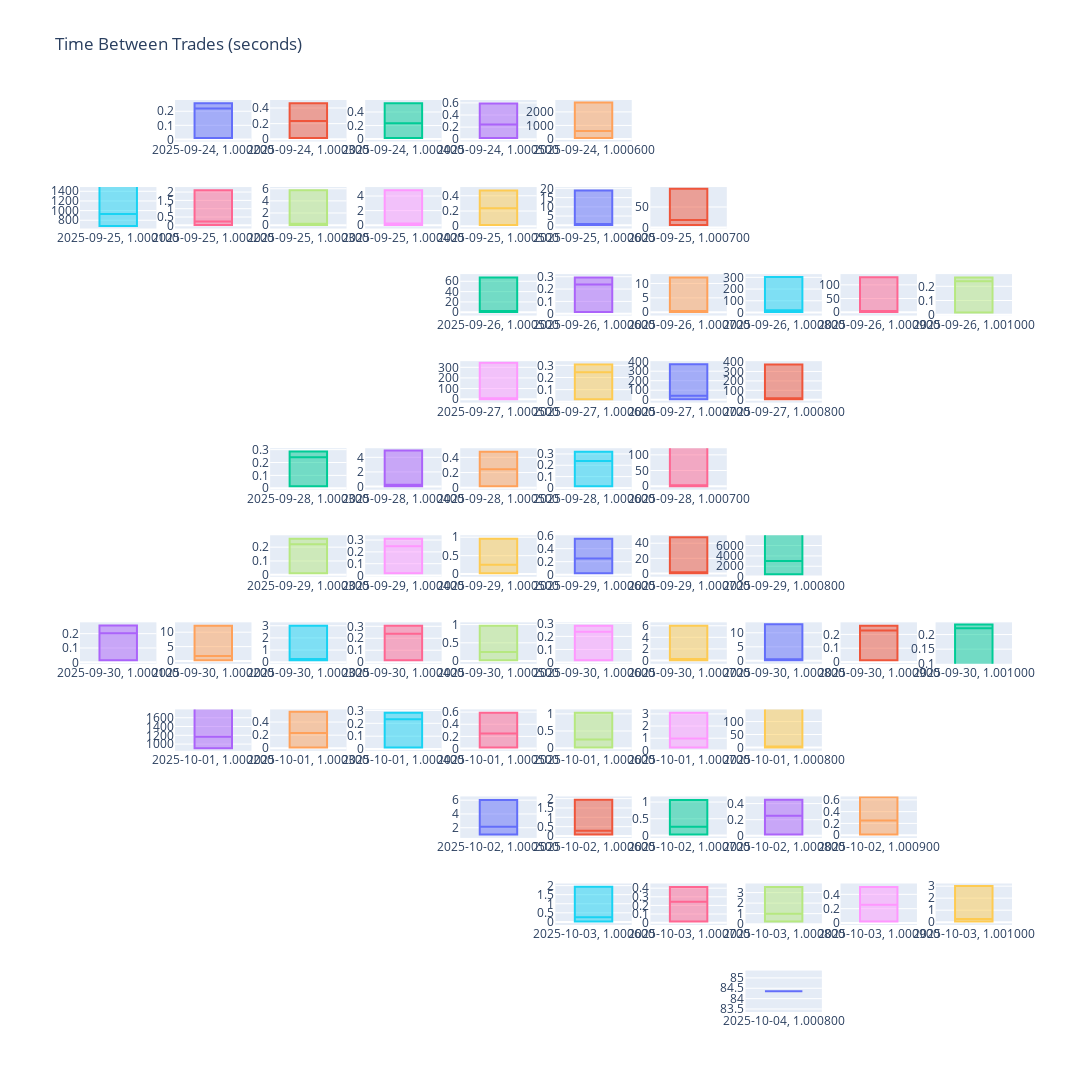

Notebook code cell kept with this figure:
### Code cell
# Create subplot grid
fig = make_subplots(
    rows=len(unique_days),
    cols=len(unique_prices),
    vertical_spacing=0.05
)

# Add box plots for each day-price combination
for i, day in enumerate(unique_days, 1):
    for j, price in enumerate(unique_prices, 1):
        if (day, price) in time_diffs_by_group:
            time_diffs = time_diffs_by_group[(day, price)]
            
            # Calculate Q1 and Q3 for y-axis limits
            Q1 = np.percentile(time_diffs, 25)
            Q3 = np.percentile(time_diffs, 75)
            IQR = Q3 - Q1
            
            # Add some padding (10%) to the range for better visualization
            padding = IQR * 0.1
            ymin = Q1 - padding
            ymax = Q3 + padding
            
            # Create box plot for time differences
            fig.add_trace(
                go.Box(
                    y=time_diffs,
                    name=f'{day}, {price:.6f}',
                    showlegend=False,
                    boxpoints=False,  # This removes outliers from the plot
                    showwhiskers=False  # This removes the whiskers showing min/max values
                ),
                row=i,
                col=j
            )
            
            # Update y-axis range for this subplot
            fig.update_yaxes(range=[ymin, ymax], row=i, col=j)

# Update layout
fig.update_layout(
    height=200 * len(unique_days),
    width=200 * len(unique_prices),
    showlegend=False,
    title_text='Time Between Trades (seconds)'
)

fig.show()

### Figure 1 — Plotly figure (JSON) as saved in the notebook; plotly's stock layout.template omitted (floating-point values rounded to 4 significant figures; data arrays with more than 128 entries replaced by an {"elided": "..."} marker saying what was removed)
{"data": [{"boxpoints": false, "name": "2025-09-24, 1.000200", "showlegend": false, "showwhiskers": false, "type": "box", "xaxis": "x2", "y": {"elided": "134 float values"}, "yaxis": "y2"}, {"boxpoints": false, "name": "2025-09-24, 1.000300", "showlegend": false, "showwhiskers": false, "type": "box", "xaxis": "x3", "y": {"elided": "473 float values"}, "yaxis": "y3"}, {"boxpoints": false, "name": "2025-09-24, 1.000400", "showlegend": false, "showwhiskers": false, "type": "box", "xaxis": "x4", "y": {"elided": "807 float values"}, "yaxis": "y4"}, {"boxpoints": false, "name": "2025-09-24, 1.000500", "showlegend": false, "showwhiskers": false, "type": "box", "xaxis": "x5", "y": {"elided": "633 float values"}, "yaxis": "y5"}, {"boxpoints": false, "name": "2025-09-24, 1.000600", "showlegend": false, "showwhiskers": false, "type": "box", "xaxis": "x6", "y": [958.9, 24610.0, 11270.0, 212.8, 2693.0, 2405.0, 1143.0, 66.16, 15.47, 5.913, 100.0, 13600.0, 138.7, 50.91], "yaxis": "y6"}, {"boxpoints": false, "name": "2025-09-25, 1.000100", "showlegend": false, "showwhiskers": false, "type": "box", "xaxis": "x11", "y": [720.3, 2242.0, 641.3, 1141.0], "yaxis": "y11"}, {"boxpoints": false, "name": "2025-09-25, 1.000200", "showlegend": false, "showwhiskers": false, "type": "box", "xaxis": "x12", "y": {"elided": "277 float values"}, "yaxis": "y12"}, {"boxpoints": false, "name": "2025-09-25, 1.000300", "showlegend": false, "showwhiskers": false, "type": "box", "xaxis": "x13", "y": {"elided": "550 float values"}, "yaxis": "y13"}, {"boxpoints": false, "name": "2025-09-25, 1.000400", "showlegend": false, "showwhiskers": false, "type": "box", "xaxis": "x14", "y": {"elided": "578 float values"}, "yaxis": "y14"}, {"boxpoints": false, "name": "2025-09-25, 1.000500", "showlegend": false, "showwhiskers": false, "type": "box", "xaxis": "x15", "y": {"elided": "1785 float values"}, "yaxis": "y15"}, {"boxpoints": false, "name": "2025-09-25, 1.000600", "showlegend": false, "showwhiskers": false, "type": "box", "xaxis": "x16", "y": {"elided": "351 float values"}, "yaxis": "y16"}, {"boxpoints": false, "name": "2025-09-25, 1.000700", "showlegend": false, "showwhiskers": false, "type": "box", "xaxis": "x17", "y": [1679.0, 1139.0, 81.66, 341.8, 36.74, 98.72, 176.2, 0.01469, 5.98, 5.893, 67.57, 11.82, 18.39, 12.31, 6.111, 6.088, 6.614, 5.438, 6.061, 30.42, 5.895, 30.14, 907.5], "yaxis": "y17"}, {"boxpoints": false, "name": "2025-09-26, 1.000500", "showlegend": false, "showwhiskers": false, "type": "box", "xaxis": "x25", "y": {"elided": "179 float values"}, "yaxis": "y25"}, {"boxpoints": false, "name": "2025-09-26, 1.000600", "showlegend": false, "showwhiskers": false, "type": "box", "xaxis": "x26", "y": {"elided": "1979 float values"}, "yaxis": "y26"}, {"boxpoints": false, "name": "2025-09-26, 1.000700", "showlegend": false, "showwhiskers": false, "type": "box", "xaxis": "x27", "y": {"elided": "485 float values"}, "yaxis": "y27"}, {"boxpoints": false, "name": "2025-09-26, 1.000800", "showlegend": false, "showwhiskers": false, "type": "box", "xaxis": "x28", "y": [5366.0, 5414.0, 208.8, 19.77, 306.9, 200.2, 17.04, 26.39, 207.4, 104.0, 82.84, 153.1, 261.0, 0.2288, 42.1, 0.02218, 55.51, 75.87, 0.2574, 18.06, 0.004214, 9.349, 0.004423, 13.93, 40.44, 0.006691, 22.25, 0.01607, 4.734, 0.00693, 101.6, 18.96, 8.537, 17.25, 1175.0, 2820.0, 0.003647, 0.2332, 0.02312, 13960.0, 11.86, 753.6, 0.000877, 289.5, 3026.0, 13290.0, 998.7, 0.7411, 3.002, 1.703, 1.297, 3.0, 1.656, 6.088, 4.26, 3.0, 3.0, 3.001, 3.001, 468.1, 3.001, 2993.0, 370.5, 177.4, 23.42, 331.7, 417.3, 369.5, 425.6, 12.58, 11.39, 6.183, 214.7, 410.7, 616.7], "yaxis": "y28"}, {"boxpoints": false, "name": "2025-09-26, 1.000900", "showlegend": false, "showwhiskers": false, "type": "box", "xaxis": "x29", "y": [608.8, 0.0599, 0.2272, 0.006151, 0.4963, 0.004511, 0.2231, 201.3, 0.2689, 1.876, 0.2799, 2.585, 0.006304, 3.459, 837.4, 204.3, 35.59, 125.9, 54.01, 57.02, 1540.0, 0.00248, 0.2306, 0.005459, 0.2608, 0.009396, 0.2857, 0.008598, 1.664, 2.995, 66.01, 129.0, 141.0, 33.01, 78.02, 48.01, 363.1, 621.2, 345.8, 643.2, 0.004344, 32.14, 0.006439, 0.2357, 1741.0, 0.01644, 0.2788, 0.009269, 0.2656, 0.004119, 0.3429, 0.2893, 0.01282, 0.2434, 0.2328, 0.4908, 31350.0, 160.2, 19.93, 318.3], "yaxis": "y29"}, {"boxpoints": false, "name": "2025-09-26, 1.001000", "showlegend": false, "showwhiskers": false, "type": "box", "xaxis": "x30", "y": [1.561, 0.008256, 0.2454, 0.2513, 0.02829, 0.2619, 0.005077, 0.2359, 0.2616, 2.311, 0.01819, 0.2117, 0.003574, 0.2286, 0.006466, 0.3022, 0.2548], "yaxis": "y30"}, {"boxpoints": false, "name": "2025-09-27, 1.000500", "showlegend": false, "showwhiskers": false, "type": "box", "xaxis": "x35", "y": [342.0, 13160.0, 0.01121, 1.259, 0.003712, 0.2195, 0.02045, 0.22, 0.007661, 0.2583, 0.02194, 0.2347, 0.002816, 0.2566, 0.005012, 0.2695, 0.2604, 0.01548, 12390.0, 3.841, 14.41, 12.14, 54.03, 5.793, 12.33, 3182.0, 1773.0, 725.6, 22.09, 93.9, 829.4, 6.615, 995.0, 12.54, 550.7, 1027.0, 1913.0, 816.2, 274.9, 376.7, 604.6, 45.78, 140.1, 23.69, 0.006578, 0.491, 0.001716, 0.2323, 0.0237, 0.2192, 0.2964, 0.01804, 0.2426, 0.01206, 0.2467, 0.00638, 0.7553, 0.2374, 0.2727, 0.2344, 0.007792, 2.828, 0.01019, 0.4276, 0.2484, 0.02303, 103.6, 992.1, 36.84, 30.73, 604.8, 3149.0, 608.0, 2322.0], "yaxis": "y35"}, {"boxpoints": false, "name": "2025-09-27, 1.000600", "showlegend": false, "showwhiskers": false, "type": "box", "xaxis": "x36", "y": {"elided": "865 float values"}, "yaxis": "y36"}, {"boxpoints": false, "name": "2025-09-27, 1.000700", "showlegend": false, "showwhiskers": false, "type": "box", "xaxis": "x37", "y": {"elided": "129 float values"}, "yaxis": "y37"}, {"boxpoints": false, "name": "2025-09-27, 1.000800", "showlegend": false, "showwhiskers": false, "type": "box", "xaxis": "x38", "y": [0.001009, 86.8, 298.2, 517.5, 502.2, 0.7079, 1642.0, 1266.0, 375.8, 2598.0, 579.4, 6.044, 18.41, 383.3, 11.99, 13.07, 5.467, 5.916, 12.36, 6.041, 6.226, 27.56, 6.159, 5.526, 6.002, 5.978, 24.21, 61.08, 12.17, 6.161, 5.94, 6.201, 6.455, 1439.0, 369.9], "yaxis": "y38"}, {"boxpoints": false, "name": "2025-09-28, 1.000300", "showlegend": false, "showwhiskers": false, "type": "box", "xaxis": "x43", "y": {"elided": "159 float values"}, "yaxis": "y43"}, {"boxpoints": false, "name": "2025-09-28, 1.000400", "showlegend": false, "showwhiskers": false, "type": "box", "xaxis": "x44", "y": {"elided": "392 float values"}, "yaxis": "y44"}, {"boxpoints": false, "name": "2025-09-28, 1.000500", "showlegend": false, "showwhiskers": false, "type": "box", "xaxis": "x45", "y": {"elided": "2853 float values"}, "yaxis": "y45"}, {"boxpoints": false, "name": "2025-09-28, 1.000600", "showlegend": false, "showwhiskers": false, "type": "box", "xaxis": "x46", "y": {"elided": "817 float values"}, "yaxis": "y46"}, {"boxpoints": false, "name": "2025-09-28, 1.000700", "showlegend": false, "showwhiskers": false, "type": "box", "xaxis": "x47", "y": [1767.0, 77.38, 47.93, 365.8, 611.7, 808.9, 1847.0, 332.9, 110.0, 34390.0, 0.004908, 0.2168, 0.01504, 0.2429, 0.5077, 0.002331, 1.756, 0.02055, 0.2234, 0.009333, 0.2305, 0.001299, 0.2527, 64.36, 0.005383, 0.2445, 0.05142, 0.262, 0.2221, 0.03237, 0.216, 0.2328, 325.3], "yaxis": "y47"}, {"boxpoints": false, "name": "2025-09-29, 1.000300", "showlegend": false, "showwhiskers": false, "type": "box", "xaxis": "x53", "y": {"elided": "494 float values"}, "yaxis": "y53"}, {"boxpoints": false, "name": "2025-09-29, 1.000400", "showlegend": false, "showwhiskers": false, "type": "box", "xaxis": "x54", "y": {"elided": "1265 float values"}, "yaxis": "y54"}, {"boxpoints": false, "name": "2025-09-29, 1.000500", "showlegend": false, "showwhiskers": false, "type": "box", "xaxis": "x55", "y": {"elided": "901 float values"}, "yaxis": "y55"}, {"boxpoints": false, "name": "2025-09-29, 1.000600", "showlegend": false, "showwhiskers": false, "type": "box", "xaxis": "x56", "y": {"elided": "1107 float values"}, "yaxis": "y56"}, {"boxpoints": false, "name": "2025-09-29, 1.000700", "showlegend": false, "showwhiskers": false, "type": "box", "xaxis": "x57", "y": {"elided": "239 float values"}, "yaxis": "y57"}, {"boxpoints": false, "name": "2025-09-29, 1.000800", "showlegend": false, "showwhiskers": false, "type": "box", "xaxis": "x58", "y": [13650.0, 106.7, 825.4, 5200.0], "yaxis": "y58"}, {"boxpoints": false, "name": "2025-09-30, 1.000100", "showlegend": false, "showwhiskers": false, "type": "box", "xaxis": "x61", "y": {"elided": "157 float values"}, "yaxis": "y61"}, {"boxpoints": false, "name": "2025-09-30, 1.000200", "showlegend": false, "showwhiskers": false, "type": "box", "xaxis": "x62", "y": {"elided": "333 float values"}, "yaxis": "y62"}, {"boxpoints": false, "name": "2025-09-30, 1.000300", "showlegend": false, "showwhiskers": false, "type": "box", "xaxis": "x63", "y": {"elided": "766 float values"}, "yaxis": "y63"}, {"boxpoints": false, "name": "2025-09-30, 1.000400", "showlegend": false, "showwhiskers": false, "type": "box", "xaxis": "x64", "y": {"elided": "746 float values"}, "yaxis": "y64"}, {"boxpoints": false, "name": "2025-09-30, 1.000500", "showlegend": false, "showwhiskers": false, "type": "box", "xaxis": "x65", "y": {"elided": "1158 float values"}, "yaxis": "y65"}, {"boxpoints": false, "name": "2025-09-30, 1.000600", "showlegend": false, "showwhiskers": false, "type": "box", "xaxis": "x66", "y": {"elided": "2346 float values"}, "yaxis": "y66"}, {"boxpoints": false, "name": "2025-09-30, 1.000700", "showlegend": false, "showwhiskers": false, "type": "box", "xaxis": "x67", "y": {"elided": "681 float values"}, "yaxis": "y67"}, {"boxpoints": false, "name": "2025-09-30, 1.000800", "showlegend": false, "showwhiskers": false, "type": "box", "xaxis": "x68", "y": {"elided": "200 float values"}, "yaxis": "y68"}, {"boxpoints": false, "name": "2025-09-30, 1.000900", "showlegend": false, "showwhiskers": false, "type": "box", "xaxis": "x69", "y": {"elided": "463 float values"}, "yaxis": "y69"}, {"boxpoints": false, "name": "2025-09-30, 1.001000", "showlegend": false, "showwhiskers": false, "type": "box", "xaxis": "x70", "y": [0.001801, 0.2219, 0.2382], "yaxis": "y70"}, {"boxpoints": false, "name": "2025-10-01, 1.000200", "showlegend": false, "showwhiskers": false, "type": "box", "xaxis": "x72", "y": [969.7, 2190.0, 201.0, 1233.0, 880.9, 1168.0, 4525.0], "yaxis": "y72"}, {"boxpoints": false, "name": "2025-10-01, 1.000300", "showlegend": false, "showwhiskers": false, "type": "box", "xaxis": "x73", "y": {"elided": "159 float values"}, "yaxis": "y73"}, {"boxpoints": false, "name": "2025-10-01, 1.000400", "showlegend": false, "showwhiskers": false, "type": "box", "xaxis": "x74", "y": {"elided": "536 float values"}, "yaxis": "y74"}, {"boxpoints": false, "name": "2025-10-01, 1.000500", "showlegend": false, "showwhiskers": false, "type": "box", "xaxis": "x75", "y": {"elided": "1392 float values"}, "yaxis": "y75"}, {"boxpoints": false, "name": "2025-10-01, 1.000600", "showlegend": false, "showwhiskers": false, "type": "box", "xaxis": "x76", "y": {"elided": "988 float values"}, "yaxis": "y76"}, {"boxpoints": false, "name": "2025-10-01, 1.000700", "showlegend": false, "showwhiskers": false, "type": "box", "xaxis": "x77", "y": {"elided": "815 float values"}, "yaxis": "y77"}, {"boxpoints": false, "name": "2025-10-01, 1.000800", "showlegend": false, "showwhiskers": false, "type": "box", "xaxis": "x78", "y": [0.000468, 0.2477, 0.2544, 0.2436, 0.2454, 0.003979, 1.506, 1.144, 0.8779, 39.37, 113.8, 321.8, 93.87, 0.008028, 228.5, 0.01097, 0.2282, 0.007415, 0.307, 0.05496, 2.161, 0.02041, 0.2875, 0.001598, 0.284, 0.005829, 0.2344, 0.2594, 0.003084, 0.242, 0.02359, 1634.0, 2.248, 805.9, 133.6, 2.501, 1237.0, 47.21, 262.5, 481.8, 2455.0, 426.4, 311.7, 279.8, 36.68, 108.9, 34.85, 119.2, 582.5], "yaxis": "y78"}, {"boxpoints": false, "name": "2025-10-02, 1.000500", "showlegend": false, "showwhiskers": false, "type": "box", "xaxis": "x85", "y": {"elided": "360 float values"}, "yaxis": "y85"}, {"boxpoints": false, "name": "2025-10-02, 1.000600", "showlegend": false, "showwhiskers": false, "type": "box", "xaxis": "x86", "y": {"elided": "2520 float values"}, "yaxis": "y86"}, {"boxpoints": false, "name": "2025-10-02, 1.000700", "showlegend": false, "showwhiskers": false, "type": "box", "xaxis": "x87", "y": {"elided": "1271 float values"}, "yaxis": "y87"}, {"boxpoints": false, "name": "2025-10-02, 1.000800", "showlegend": false, "showwhiskers": false, "type": "box", "xaxis": "x88", "y": {"elided": "531 float values"}, "yaxis": "y88"}, {"boxpoints": false, "name": "2025-10-02, 1.000900", "showlegend": false, "showwhiskers": false, "type": "box", "xaxis": "x89", "y": [2867.0, 823.9, 107.8, 5467.0, 0.01033, 0.264, 40.13, 0.005328, 0.248, 2.069, 0.01787, 0.2357, 0.0132, 0.2485, 2.691, 0.07287, 0.2139, 0.01324, 0.5072, 0.008601, 0.8464, 0.002813, 0.1634, 0.271, 0.001119, 0.2323, 0.02083, 0.2217, 0.9725, 0.5507, 0.2506, 0.008391, 0.8428, 0.01216, 0.2261, 0.241, 0.01137, 0.2559, 0.05232, 1.229, 0.2514, 0.003241, 1.007, 0.2569, 0.2609, 0.000951, 0.2513, 0.007494, 0.9671, 0.2555, 0.4804, 0.003927, 0.746, 0.005072, 0.2515, 0.01093], "yaxis": "y89"}, {"boxpoints": false, "name": "2025-10-03, 1.000600", "showlegend": false, "showwhiskers": false, "type": "box", "xaxis": "x96", "y": [340.3, 0.00952, 0.2629, 0.03179, 43.75, 0.03035, 0.2544, 0.0421, 3.409, 0.2994, 0.007598, 0.2478, 0.08605, 1.921, 0.06789, 2.258, 0.3157, 0.01241, 0.2632, 0.0107, 2.142, 0.02409, 0.2856, 2.224, 0.01705, 2.267, 0.000201, 0.2941, 0.02283, 1.943, 0.3217, 0.008787, 0.2563, 0.002154, 2.009, 0.04524, 0.2514, 11.67, 0.04693, 0.3018, 27.44, 0.02828, 0.2467, 0.00616, 2.091, 0.003256, 0.3091, 2.544, 0.007546, 0.2728, 1.822, 0.01594, 4.642, 0.00742, 0.2763, 0.004569], "yaxis": "y96"}, {"boxpoints": false, "name": "2025-10-03, 1.000700", "showlegend": false, "showwhiskers": false, "type": "box", "xaxis": "x97", "y": {"elided": "1211 float values"}, "yaxis": "y97"}, {"boxpoints": false, "name": "2025-10-03, 1.000800", "showlegend": false, "showwhiskers": false, "type": "box", "xaxis": "x98", "y": {"elided": "4023 float values"}, "yaxis": "y98"}, {"boxpoints": false, "name": "2025-10-03, 1.000900", "showlegend": false, "showwhiskers": false, "type": "box", "xaxis": "x99", "y": {"elided": "3386 float values"}, "yaxis": "y99"}, {"boxpoints": false, "name": "2025-10-03, 1.001000", "showlegend": false, "showwhiskers": false, "type": "box", "xaxis": "x100", "y": [5.975, 6.457, 5.609, 0.005064, 11.44, 5.796, 0.003182, 0.2138, 3.253, 2.033, 0.154, 5.781, 0.005994, 6.405, 0.0052, 6.158, 0.005289, 0.0215, 0.502, 5.631, 6.011, 13860.0, 0.4767, 9.234, 2.936, 11000.0, 0.006099, 0.2639, 0.01833, 0.3638, 0.002557, 0.2548, 0.004315, 9.336, 0.003003, 0.2612, 0.02584, 0.3066, 0.002787, 0.2294, 0.2742, 0.05717, 0.2663, 0.01223, 0.2529, 42.33, 1.886, 0.2595, 0.2737, 0.0107, 0.2386, 0.2571, 0.32, 0.2717, 0.457, 0.2848, 0.2101, 0.2805, 12.29, 0.01887, 0.2287, 0.007609, 0.2507, 0.02059, 0.2382, 0.001666, 0.5903, 0.2046, 0.3205, 0.2574, 0.2487, 0.2489, 0.2152, 0.3236, 0.2511, 0.009469, 0.2303, 0.3158, 0.2949, 0.01069, 0.2507, 0.2349, 0.2462, 0.301, 0.2282, 0.08809, 0.2485, 6960.0, 7571.0, 241.5, 33.93, 238.3, 0.01265, 0.2389, 0.007981, 0.4965, 0.2394, 0.01147, 0.3656, 0.4348, 0.01207, 887.5, 22.58, 515.7, 0.05145, 61.78, 0.007034, 0.2524, 0.02535, 7453.0, 0.09955, 2.185, 12920.0], "yaxis": "y100"}, {"boxpoints": false, "name": "2025-10-04, 1.000800", "showlegend": false, "showwhiskers": false, "type": "box", "xaxis": "x108", "y": [84.36], "yaxis": "y108"}], "layout": {"height": 2200, "showlegend": false, "title": {"text": "Time Between Trades (seconds)"}, "width": 2000, "xaxis": {"anchor": "y", "domain": [0, 0.082]}, "xaxis10": {"anchor": "y10", "domain": [0.918, 1.0]}, "xaxis100": {"anchor": "y100", "domain": [0.918, 1.0]}, "xaxis101": {"anchor": "y101", "domain": [0, 0.082]}, "xaxis102": {"anchor": "y102", "domain": [0.102, 0.184]}, "xaxis103": {"anchor": "y103", "domain": [0.204, 0.286]}, "xaxis104": {"anchor": "y104", "domain": [0.306, 0.388]}, "xaxis105": {"anchor": "y105", "domain": [0.408, 0.49]}, "xaxis106": {"anchor": "y106", "domain": [0.51, 0.592]}, "xaxis107": {"anchor": "y107", "domain": [0.612, 0.694]}, "xaxis108": {"anchor": "y108", "domain": [0.714, 0.796]}, "xaxis109": {"anchor": "y109", "domain": [0.816, 0.898]}, "xaxis11": {"anchor": "y11", "domain": [0, 0.082]}, "xaxis110": {"anchor": "y110", "domain": [0.918, 1.0]}, "xaxis12": {"anchor": "y12", "domain": [0.102, 0.184]}, "xaxis13": {"anchor": "y13", "domain": [0.204, 0.286]}, "xaxis14": {"anchor": "y14", "domain": [0.306, 0.388]}, "xaxis15": {"anchor": "y15", "domain": [0.408, 0.49]}, "xaxis16": {"anchor": "y16", "domain": [0.51, 0.592]}, "xaxis17": {"anchor": "y17", "domain": [0.612, 0.694]}, "xaxis18": {"anchor": "y18", "domain": [0.714, 0.796]}, "xaxis19": {"anchor": "y19", "domain": [0.816, 0.898]}, "xaxis2": {"anchor": "y2", "domain": [0.102, 0.184]}, "xaxis20": {"anchor": "y20", "domain": [0.918, 1.0]}, "xaxis21": {"anchor": "y21", "domain": [0, 0.082]}, "xaxis22": {"anchor": "y22", "domain": [0.102, 0.184]}, "xaxis23": {"anchor": "y23", "domain": [0.204, 0.286]}, "xaxis24": {"anchor": "y24", "domain": [0.306, 0.388]}, "xaxis25": {"anchor": "y25", "domain": [0.408, 0.49]}, "xaxis26": {"anchor": "y26", "domain": [0.51, 0.592]}, "xaxis27": {"anchor": "y27", "domain": [0.612, 0.694]}, "xaxis28": {"anchor": "y28", "domain": [0.714, 0.796]}, "xaxis29": {"anchor": "y29", "domain": [0.816, 0.898]}, "xaxis3": {"anchor": "y3", "domain": [0.204, 0.286]}, "xaxis30": {"anchor": "y30", "domain": [0.918, 1.0]}, "xaxis31": {"anchor": "y31", "domain": [0, 0.082]}, "xaxis32": {"anchor": "y32", "domain": [0.102, 0.184]}, "xaxis33": {"anchor": "y33", "domain": [0.204, 0.286]}, "xaxis34": {"anchor": "y34", "domain": [0.306, 0.388]}, "xaxis35": {"anchor": "y35", "domain": [0.408, 0.49]}, "xaxis36": {"anchor": "y36", "domain": [0.51, 0.592]}, "xaxis37": {"anchor": "y37", "domain": [0.612, 0.694]}, "xaxis38": {"anchor": "y38", "domain": [0.714, 0.796]}, "xaxis39": {"anchor": "y39", "domain": [0.816, 0.898]}, "xaxis4": {"anchor": "y4", "domain": [0.306, 0.388]}, "xaxis40": {"anchor": "y40", "domain": [0.918, 1.0]}, "xaxis41": {"anchor": "y41", "domain": [0, 0.082]}, "xaxis42": {"anchor": "y42", "domain": [0.102, 0.184]}, "xaxis43": {"anchor": "y43", "domain": [0.204, 0.286]}, "xaxis44": {"anchor": "y44", "domain": [0.306, 0.388]}, "xaxis45": {"anchor": "y45", "domain": [0.408, 0.49]}, "xaxis46": {"anchor": "y46", "domain": [0.51, 0.592]}, "xaxis47": {"anchor": "y47", "domain": [0.612, 0.694]}, "xaxis48": {"anchor": "y48", "domain": [0.714, 0.796]}, "xaxis49": {"anchor": "y49", "domain": [0.816, 0.898]}, "xaxis5": {"anchor": "y5", "domain": [0.408, 0.49]}, "xaxis50": {"anchor": "y50", "domain": [0.918, 1.0]}, "xaxis51": {"anchor": "y51", "domain": [0, 0.082]}, "xaxis52": {"anchor": "y52", "domain": [0.102, 0.184]}, "xaxis53": {"anchor": "y53", "domain": [0.204, 0.286]}, "xaxis54": {"anchor": "y54", "domain": [0.306, 0.388]}, "xaxis55": {"anchor": "y55", "domain": [0.408, 0.49]}, "xaxis56": {"anchor": "y56", "domain": [0.51, 0.592]}, "xaxis57": {"anchor": "y57", "domain": [0.612, 0.694]}, "xaxis58": {"anchor": "y58", "domain": [0.714, 0.796]}, "xaxis59": {"anchor": "y59", "domain": [0.816, 0.898]}, "xaxis6": {"anchor": "y6", "domain": [0.51, 0.592]}, "xaxis60": {"anchor": "y60", "domain": [0.918, 1.0]}, "xaxis61": {"anchor": "y61", "domain": [0, 0.082]}, "xaxis62": {"anchor": "y62", "domain": [0.102, 0.184]}, "xaxis63": {"anchor": "y63", "domain": [0.204, 0.286]}, "xaxis64": {"anchor": "y64", "domain": [0.306, 0.388]}, "xaxis65": {"anchor": "y65", "domain": [0.408, 0.49]}, "xaxis66": {"anchor": "y66", "domain": [0.51, 0.592]}, "xaxis67": {"anchor": "y67", "domain": [0.612, 0.694]}, "xaxis68": {"anchor": "y68", "domain": [0.714, 0.796]}, "xaxis69": {"anchor": "y69", "domain": [0.816, 0.898]}, "xaxis7": {"anchor": "y7", "domain": [0.612, 0.694]}, "xaxis70": {"anchor": "y70", "domain": [0.918, 1.0]}, "xaxis71": {"anchor": "y71", "domain": [0, 0.082]}, "xaxis72": {"anchor": "y72", "domain": [0.102, 0.184]}, "xaxis73": {"anchor": "y73", "domain": [0.204, 0.286]}, "xaxis74": {"anchor": "y74", "domain": [0.306, 0.388]}, "xaxis75": {"anchor": "y75", "domain": [0.408, 0.49]}, "xaxis76": {"anchor": "y76", "domain": [0.51, 0.592]}, "xaxis77": {"anchor": "y77", "domain": [0.612, 0.694]}, "xaxis78": {"anchor": "y78", "domain": [0.714, 0.796]}, "xaxis79": {"anchor": "y79", "domain": [0.816, 0.898]}, "xaxis8": {"anchor": "y8", "domain": [0.714, 0.796]}, "xaxis80": {"anchor": "y80", "domain": [0.918, 1.0]}, "xaxis81": {"anchor": "y81", "domain": [0, 0.082]}, "xaxis82": {"anchor": "y82", "domain": [0.102, 0.184]}, "xaxis83": {"anchor": "y83", "domain": [0.204, 0.286]}, "xaxis84": {"anchor": "y84", "domain": [0.306, 0.388]}, "xaxis85": {"anchor": "y85", "domain": [0.408, 0.49]}, "xaxis86": {"anchor": "y86", "domain": [0.51, 0.592]}, "xaxis87": {"anchor": "y87", "domain": [0.612, 0.694]}, "xaxis88": {"anchor": "y88", "domain": [0.714, 0.796]}, "xaxis89": {"anchor": "y89", "domain": [0.816, 0.898]}, "xaxis9": {"anchor": "y9", "domain": [0.816, 0.898]}, "xaxis90": {"anchor": "y90", "domain": [0.918, 1.0]}, "xaxis91": {"anchor": "y91", "domain": [0, 0.082]}, "xaxis92": {"anchor": "y92", "domain": [0.102, 0.184]}, "xaxis93": {"anchor": "y93", "domain": [0.204, 0.286]}, "xaxis94": {"anchor": "y94", "domain": [0.306, 0.388]}, "xaxis95": {"anchor": "y95", "domain": [0.408, 0.49]}, "xaxis96": {"anchor": "y96", "domain": [0.51, 0.592]}, "xaxis97": {"anchor": "y97", "domain": [0.612, 0.694]}, "xaxis98": {"anchor": "y98", "domain": [0.714, 0.796]}, "xaxis99": {"anchor": "y99", "domain": [0.816, 0.898]}, "yaxis": {"anchor": "x", "domain": [0.9545, 1]}, "yaxis10": {"anchor": "x10", "domain": [0.9545, 1]}, "yaxis100": {"anchor": "x100", "domain": [0.09545, 0.1409], "range": [-0.2307, 3.224]}, "yaxis101": {"anchor": "x101", "domain": [0, 0.04545]}, "yaxis102": {"anchor": "x102", "domain": [0, 0.04545]}, "yaxis103": {"anchor": "x103", "domain": [0, 0.04545]}, "yaxis104": {"anchor": "x104", "domain": [0, 0.04545]}, "yaxis105": {"anchor": "x105", "domain": [0, 0.04545]}, "yaxis106": {"anchor": "x106", "domain": [0, 0.04545]}, "yaxis107": {"anchor": "x107", "domain": [0, 0.04545]}, "yaxis108": {"anchor": "x108", "domain": [0, 0.04545], "range": [84.36, 84.36]}, "yaxis109": {"anchor": "x109", "domain": [0, 0.04545]}, "yaxis11": {"anchor": "x11", "domain": [0.8591, 0.9045], "range": [628.9, 1488.0]}, "yaxis110": {"anchor": "x110", "domain": [0, 0.04545]}, "yaxis12": {"anchor": "x12", "domain": [0.8591, 0.9045], "range": [-0.189, 2.302]}, "yaxis13": {"anchor": "x13", "domain": [0.8591, 0.9045], "range": [-0.5519, 6.276]}, "yaxis14": {"anchor": "x14", "domain": [0.8591, 0.9045], "range": [-0.45, 5.221]}, "yaxis15": {"anchor": "x15", "domain": [0.8591, 0.9045], "range": [-0.03017, 0.5142]}, "yaxis16": {"anchor": "x16", "domain": [0.8591, 0.9045], "range": [-1.732, 20.71]}, "yaxis17": {"anchor": "x17", "domain": [0.8591, 0.9045], "range": [-2.337, 98.6]}, "yaxis18": {"anchor": "x18", "domain": [0.8591, 0.9045]}, "yaxis19": {"anchor": "x19", "domain": [0.8591, 0.9045]}, "yaxis2": {"anchor": "x2", "domain": [0.9545, 1], "range": [-0.01435, 0.2799]}, "yaxis20": {"anchor": "x20", "domain": [0.8591, 0.9045]}, "yaxis21": {"anchor": "x21", "domain": [0.7636, 0.8091]}, "yaxis22": {"anchor": "x22", "domain": [0.7636, 0.8091]}, "yaxis23": {"anchor": "x23", "domain": [0.7636, 0.8091]}, "yaxis24": {"anchor": "x24", "domain": [0.7636, 0.8091]}, "yaxis25": {"anchor": "x25", "domain": [0.7636, 0.8091], "range": [-6.488, 73.93]}, "yaxis26": {"anchor": "x26", "domain": [0.7636, 0.8091], "range": [-0.0151, 0.3212]}, "yaxis27": {"anchor": "x27", "domain": [0.7636, 0.8091], "range": [-1.155, 13.26]}, "yaxis28": {"anchor": "x28", "domain": [0.7636, 0.8091], "range": [-26.52, 327.7]}, "yaxis29": {"anchor": "x29", "domain": [0.7636, 0.8091], "range": [-12.42, 139.4]}, "yaxis3": {"anchor": "x3", "domain": [0.9545, 1], "range": [-0.0283, 0.5027]}, "yaxis30": {"anchor": "x30", "domain": [0.7636, 0.8091], "range": [-0.006147, 0.2859]}, "yaxis31": {"anchor": "x31", "domain": [0.6682, 0.7136]}, "yaxis32": {"anchor": "x32", "domain": [0.6682, 0.7136]}, "yaxis33": {"anchor": "x33", "domain": [0.6682, 0.7136]}, "yaxis34": {"anchor": "x34", "domain": [0.6682, 0.7136]}, "yaxis35": {"anchor": "x35", "domain": [0.6682, 0.7136], "range": [-32.28, 357.8]}, "yaxis36": {"anchor": "x36", "domain": [0.6682, 0.7136], "range": [-0.007036, 0.3347]}, "yaxis37": {"anchor": "x37", "domain": [0.6682, 0.7136], "range": [-30.49, 405.6]}, "yaxis38": {"anchor": "x38", "domain": [0.6682, 0.7136], "range": [-30.64, 409.5]}, "yaxis39": {"anchor": "x39", "domain": [0.6682, 0.7136]}, "yaxis4": {"anchor": "x4", "domain": [0.9545, 1], "range": [-0.03463, 0.577]}, "yaxis40": {"anchor": "x40", "domain": [0.6682, 0.7136]}, "yaxis41": {"anchor": "x41", "domain": [0.5727, 0.6182]}, "yaxis42": {"anchor": "x42", "domain": [0.5727, 0.6182]}, "yaxis43": {"anchor": "x43", "domain": [0.5727, 0.6182], "range": [-0.01105, 0.3111]}, "yaxis44": {"anchor": "x44", "domain": [0.5727, 0.6182], "range": [-0.4371, 5.25]}, "yaxis45": {"anchor": "x45", "domain": [0.5727, 0.6182], "range": [-0.02571, 0.5203]}, "yaxis46": {"anchor": "x46", "domain": [0.5727, 0.6182], "range": [-0.01566, 0.3506]}, "yaxis47": {"anchor": "x47", "domain": [0.5727, 0.6182], "range": [-10.95, 121.0]}, "yaxis48": {"anchor": "x48", "domain": [0.5727, 0.6182]}, "yaxis49": {"anchor": "x49", "domain": [0.5727, 0.6182]}, "yaxis5": {"anchor": "x5", "domain": [0.9545, 1], "range": [-0.03664, 0.6473]}, "yaxis50": {"anchor": "x50", "domain": [0.5727, 0.6182]}, "yaxis51": {"anchor": "x51", "domain": [0.4773, 0.5227]}, "yaxis52": {"anchor": "x52", "domain": [0.4773, 0.5227]}, "yaxis53": {"anchor": "x53", "domain": [0.4773, 0.5227], "range": [-0.01417, 0.2861]}, "yaxis54": {"anchor": "x54", "domain": [0.4773, 0.5227], "range": [-0.01042, 0.3404]}, "yaxis55": {"anchor": "x55", "domain": [0.4773, 0.5227], "range": [-0.07105, 1.053]}, "yaxis56": {"anchor": "x56", "domain": [0.4773, 0.5227], "range": [-0.03157, 0.6054]}, "yaxis57": {"anchor": "x57", "domain": [0.4773, 0.5227], "range": [-4.321, 50.55]}, "yaxis58": {"anchor": "x58", "domain": [0.4773, 0.5227], "range": [-20.94, 7979.0]}, "yaxis59": {"anchor": "x59", "domain": [0.4773, 0.5227]}, "yaxis6": {"anchor": "x6", "domain": [0.9545, 1], "range": [-180.0, 2876.0]}, "yaxis60": {"anchor": "x60", "domain": [0.4773, 0.5227]}, "yaxis61": {"anchor": "x61", "domain": [0.3818, 0.4273], "range": [-0.009834, 0.2788]}, "yaxis62": {"anchor": "x62", "domain": [0.3818, 0.4273], "range": [-0.9554, 13.42]}, "yaxis63": {"anchor": "x63", "domain": [0.3818, 0.4273], "range": [-0.1284, 3.28]}, "yaxis64": {"anchor": "x64", "domain": [0.3818, 0.4273], "range": [-0.01334, 0.3334]}, "yaxis65": {"anchor": "x65", "domain": [0.3818, 0.4273], "range": [-0.07646, 1.062]}, "yaxis66": {"anchor": "x66", "domain": [0.3818, 0.4273], "range": [-0.009692, 0.3077]}, "yaxis67": {"anchor": "x67", "domain": [0.3818, 0.4273], "range": [-0.5691, 6.593]}, "yaxis68": {"anchor": "x68", "domain": [0.3818, 0.4273], "range": [-1.036, 13.71]}, "yaxis69": {"anchor": "x69", "domain": [0.3818, 0.4273], "range": [-0.01304, 0.2877]}, "yaxis7": {"anchor": "x7", "domain": [0.9545, 1]}, "yaxis70": {"anchor": "x70", "domain": [0.3818, 0.4273], "range": [0.1, 0.2418]}, "yaxis71": {"anchor": "x71", "domain": [0.2864, 0.3318]}, "yaxis72": {"anchor": "x72", "domain": [0.2864, 0.3318], "range": [846.6, 1790.0]}, "yaxis73": {"anchor": "x73", "domain": [0.2864, 0.3318], "range": [-0.03883, 0.5934]}, "yaxis74": {"anchor": "x74", "domain": [0.2864, 0.3318], "range": [-0.01365, 0.3084]}, "yaxis75": {"anchor": "x75", "domain": [0.2864, 0.3318], "range": [-0.03734, 0.6448]}, "yaxis76": {"anchor": "x76", "domain": [0.2864, 0.3318], "range": [-0.07846, 1.131]}, "yaxis77": {"anchor": "x77", "domain": [0.2864, 0.3318], "range": [-0.03679, 3.371]}, "yaxis78": {"anchor": "x78", "domain": [0.2864, 0.3318], "range": [-13.1, 146.9]}, "yaxis79": {"anchor": "x79", "domain": [0.2864, 0.3318]}, "yaxis8": {"anchor": "x8", "domain": [0.9545, 1]}, "yaxis80": {"anchor": "x80", "domain": [0.2864, 0.3318]}, "yaxis81": {"anchor": "x81", "domain": [0.1909, 0.2364]}, "yaxis82": {"anchor": "x82", "domain": [0.1909, 0.2364]}, "yaxis83": {"anchor": "x83", "domain": [0.1909, 0.2364]}, "yaxis84": {"anchor": "x84", "domain": [0.1909, 0.2364]}, "yaxis85": {"anchor": "x85", "domain": [0.1909, 0.2364], "range": [0.5246, 6.54]}, "yaxis86": {"anchor": "x86", "domain": [0.1909, 0.2364], "range": [-0.09963, 2.115]}, "yaxis87": {"anchor": "x87", "domain": [0.1909, 0.2364], "range": [-0.07412, 1.169]}, "yaxis88": {"anchor": "x88", "domain": [0.1909, 0.2364], "range": [-0.02628, 0.4887]}, "yaxis89": {"anchor": "x89", "domain": [0.1909, 0.2364], "range": [-0.04571, 0.6582]}, "yaxis9": {"anchor": "x9", "domain": [0.9545, 1]}, "yaxis90": {"anchor": "x90", "domain": [0.1909, 0.2364]}, "yaxis91": {"anchor": "x91", "domain": [0.09545, 0.1409]}, "yaxis92": {"anchor": "x92", "domain": [0.09545, 0.1409]}, "yaxis93": {"anchor": "x93", "domain": [0.09545, 0.1409]}, "yaxis94": {"anchor": "x94", "domain": [0.09545, 0.1409]}, "yaxis95": {"anchor": "x95", "domain": [0.09545, 0.1409]}, "yaxis96": {"anchor": "x96", "domain": [0.09545, 0.1409], "range": [-0.1691, 2.117]}, "yaxis97": {"anchor": "x97", "domain": [0.09545, 0.1409], "range": [-0.02645, 0.4544]}, "yaxis98": {"anchor": "x98", "domain": [0.09545, 0.1409], "range": [-0.07517, 3.864]}, "yaxis99": {"anchor": "x99", "domain": [0.09545, 0.1409], "range": [-0.02703, 0.5515]}}}
